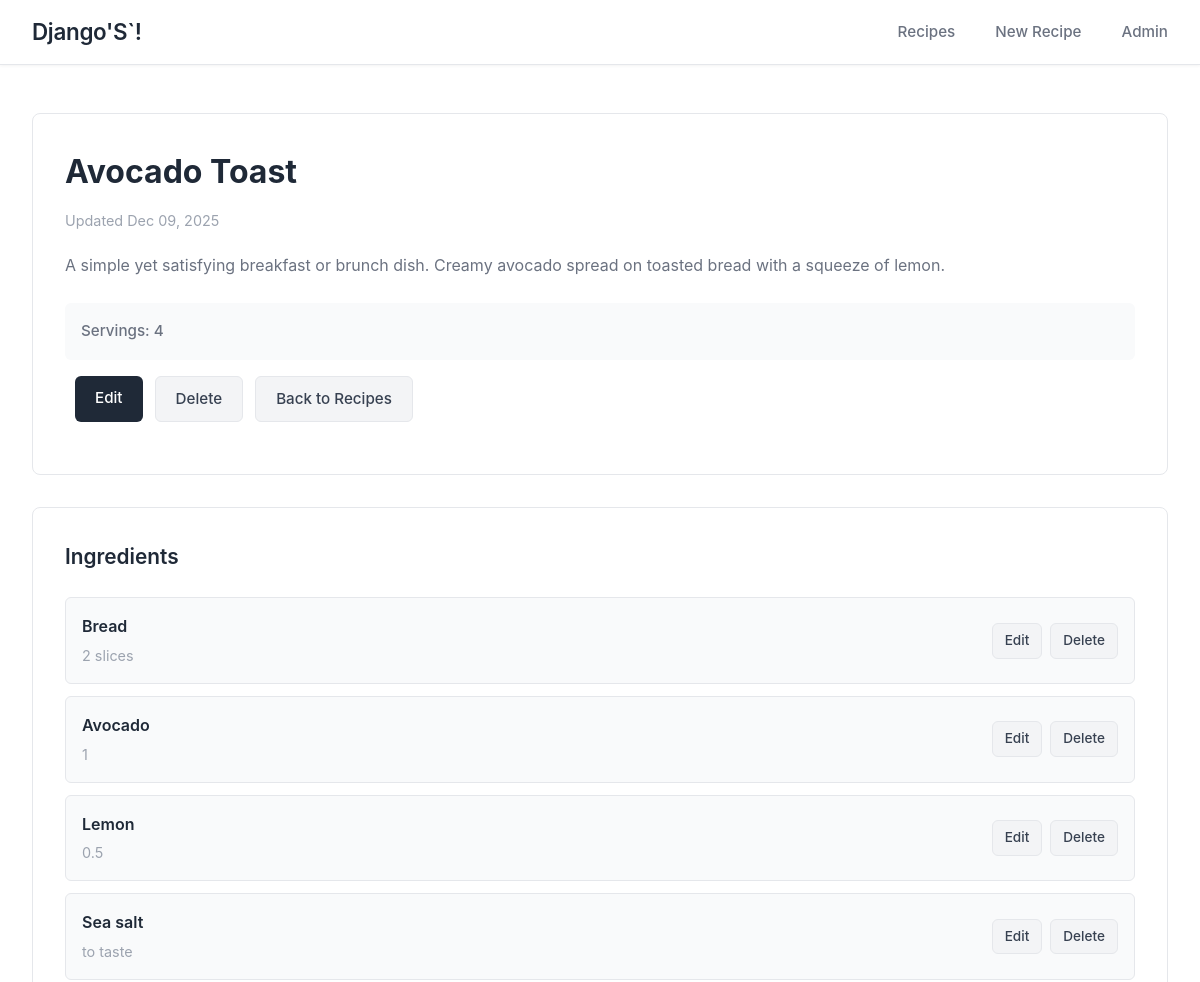
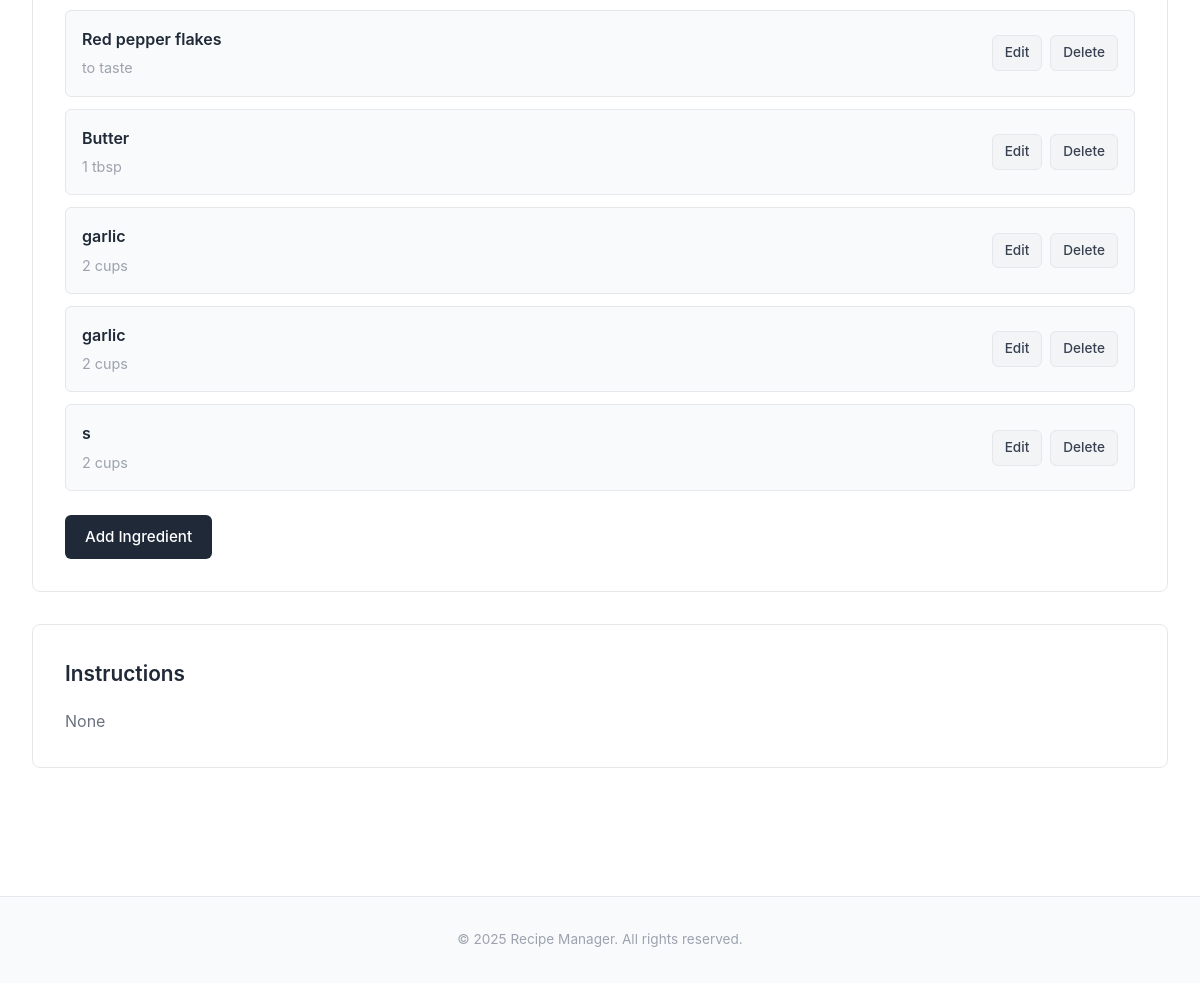
The app's page /recipe/14/ with its own data (2 pictures, top to bottom).
### recipes/models.py (models this page shows, shortened)
class Recipe(models.Model):
    title = models.CharField(max_length=200)
    description = models.TextField(blank=True, null=True)
    instructions = models.TextField(blank=True, null=True)
    prep_time = models.IntegerField(blank=True, null=True, help_text="Prep time in minutes")
    cook_time = models.IntegerField(blank=True, null=True, help_text="Cook time in minutes")
    servings = models.IntegerField(blank=True, null=True, default=4)
    created_at = models.DateTimeField(auto_now_add=True)
    updated_at = models.DateTimeField(auto_now=True)
    @property
    def total_time(self):
        if self.prep_time and self.cook_time:
            return self.prep_time + self.cook_time
        return None

class Ingredient(models.Model):
    name = models.CharField(max_length=100)
    recipe = models.ForeignKey(Recipe, on_delete=models.CASCADE, related_name='ingredients')
    quantity = models.CharField(max_length=100, blank=True, null=True)
    unit = models.CharField(max_length=50, blank=True, null=True)
    order = models.IntegerField(default=0) #ordering ingredients
    class Meta:
        ordering = ['order', 'id']

### recipes/views.py (the view)
# urls.py: path('recipe/<int:pk>/', views.recipe_detail, name='recipe_detail'),
def recipe_detail(request, pk):
    recipe = get_object_or_404(Recipe, pk=pk)
    ingredients = recipe.ingredients.all()
    return render(request, 'recipes/recipe_detail.html', {
        'recipe': recipe,
        'ingredients': ingredients
    })

### recipes/templates/recipes/recipe_detail.html (shortened to what this page needs)
{% extends 'recipes/base.html' %}
{% block content %}
    <div class="recipe-header">
        <h1>{{ recipe.title }}</h1>
        <div class="recipe-meta">Updated {{ recipe.updated_at|date:"M d, Y" }}</div>
        {% if recipe.description %}
            <div class="recipe-description">{{ recipe.description }}</div>
        {% endif %}
        {% if recipe.prep_time or recipe.cook_time or recipe.servings %}
            <div class="recipe-info">
                {% if recipe.servings %}
                    <span class="info-item"> Servings: {{ recipe.servings }}</span>
                {% endif %}
            </div>
        {% endif %}
        <div class="recipe-actions">
            <a href="{% url 'recipe_update' recipe.pk %}" class="btn btn-primary">Edit</a>
            <a href="{% url 'recipe_delete' recipe.pk %}" class="btn btn-secondary">Delete</a>
            <a href="{% url 'recipe_list' %}" class="btn btn-secondary">Back to Recipes</a>
        </div>
    </div>
    <div class="ingredients-section">
        <h2>Ingredients</h2>
        {% if recipe.ingredients.all %}
            <ul class="ingredient-list">
                {% for ingredient in recipe.ingredients.all %}
                    <li class="ingredient-item">
                        <div class="ingredient-info">
                            <div class="ingredient-name">{{ ingredient.name }}</div>
                            {% if ingredient.quantity or ingredient.unit %}
                                <div class="ingredient-quantity">
                                    {% if ingredient.quantity and ingredient.unit %}
                                        {{ ingredient.quantity }} {{ ingredient.unit }}
                                    {% elif ingredient.quantity %}
                                        {{ ingredient.quantity }}
                                    {% elif ingredient.unit %}
                                        {{ ingredient.unit }}
                                    {% endif %}
                                </div>
                            {% endif %}
                        </div>
                        <div class="ingredient-actions">
                            <a href="{% url 'ingredient_edit' recipe.pk ingredient.pk %}" class="btn btn-secondary">Edit</a>
                            <a href="{% url 'ingredient_delete' recipe.pk ingredient.pk %}" class="btn btn-secondary">Delete</a>
                        </div>
                    </li>
                {% endfor %}
            </ul>
        {% else %}
            <p class="empty-ingredients">No ingredients added yet.</p>
        {% endif %}
        <a href="{% url 'ingredient_add' recipe.pk %}" class="btn btn-primary">Add Ingredient</a>
    </div>
    {% if recipe.instructions %}
        <div class="recipe-instructions">
            <h2>Instructions</h2>
            <p>{{ recipe.instructions }}</p>
        </div>
    {% endif %}
{% endblock %}

### recipes/templates/recipes/base.html (style rules this page uses)
* { margin: 0; padding: 0; box-sizing: border-box; }
body { font-family: -apple-system, BlinkMacSystemFont, 'Segoe UI', Roboto, 'Helvetica Neue', Arial, sans-serif; background-color: #ffffff; color: #1f2937; line-height: 1.6; }
.btn { padding: 10px 20px; border: none; border-radius: 6px; cursor: pointer; font-size: 0.95em; text-decoration: none; display: inline-block; font-weight: 500; }
.btn-primary { background-color: #1f2937; color: white; }
.btn-secondary { background-color: #f3f4f6; color: #374151; border: 1px solid #e5e7eb; }

### recipes/templates/recipes/recipe_detail.html (style rules this page uses)
.recipe-header { background: white; padding: 2rem; border: 1px solid #e5e7eb; border-radius: 8px; margin-bottom: 2rem; }
.recipe-header h1 { color: #1f2937; margin-bottom: 0.75rem; font-size: 2em; font-weight: 700; }
.recipe-meta { color: #9ca3af; font-size: 0.9em; margin-bottom: 1.25rem; }
.recipe-description { color: #6b7280; font-size: 1em; line-height: 1.7; margin-bottom: 1.5rem; }
.recipe-info { display: flex; gap: 1.5rem; flex-wrap: wrap; margin: 1rem 0; padding: 1rem; background: #f9fafb; border-radius: 6px; }
.info-item { color: #6b7280; font-size: 0.95em; font-weight: 500; }
.recipe-actions { display: flex; gap: 0.75rem; flex-wrap: wrap; margin: 10px 10px 20px 10px; }
.ingredients-section { background: white; padding: 2rem; border: 1px solid #e5e7eb; border-radius: 8px; margin-bottom: 2rem; }
.ingredients-section h2 { color: #1f2937; margin-bottom: 1.5rem; font-size: 1.3em; font-weight: 600; }
.ingredient-list { list-style: none; margin-bottom: 1.5rem; }
.ingredient-item { padding: 1rem; margin-bottom: 0.75rem; background: #f9fafb; border: 1px solid #e5e7eb; border-radius: 6px; display: flex; justify-content: space-between; align-items: center; }
.ingredient-info { flex: 1; }
.ingredient-name { font-weight: 600; color: #1f2937; font-size: 1em; }
.ingredient-quantity { color: #9ca3af; font-size: 0.9em; margin-top: 0.25rem; }
.ingredient-actions { display: flex; gap: 0.5rem; }
.ingredient-actions .btn { padding: 6px 12px; font-size: 0.85em; }
.recipe-instructions { background: white; padding: 2rem; border: 1px solid #e5e7eb; border-radius: 8px; }
.recipe-instructions h2 { color: #1f2937; margin-bottom: 1rem; font-size: 1.3em; font-weight: 600; }
.recipe-instructions p { color: #6b7280; line-height: 1.8; white-space: pre-wrap; }

### records on screen
Recipe: title "Avocado Toast", updated_at "Dec 09, 2025", description "A simple yet satisfying breakfast or brunch dish. Creamy avocado spread on toasted bread with a squeeze of lemon.", servings "4", instructions "None"
Ingredient: name "Bread", quantity "2", unit "slices"
Ingredient: name "Avocado", quantity "1"
Ingredient: name "Lemon", quantity "0.5"
Ingredient: name "Sea salt", unit "to taste"
Ingredient: name "Red pepper flakes", unit "to taste"
Ingredient: name "Butter", quantity "1", unit "tbsp"
Ingredient: name "garlic", quantity "2", unit "cups"
Ingredient: name "garlic", quantity "2", unit "cups"
Ingredient: name "s", quantity "2", unit "cups"
